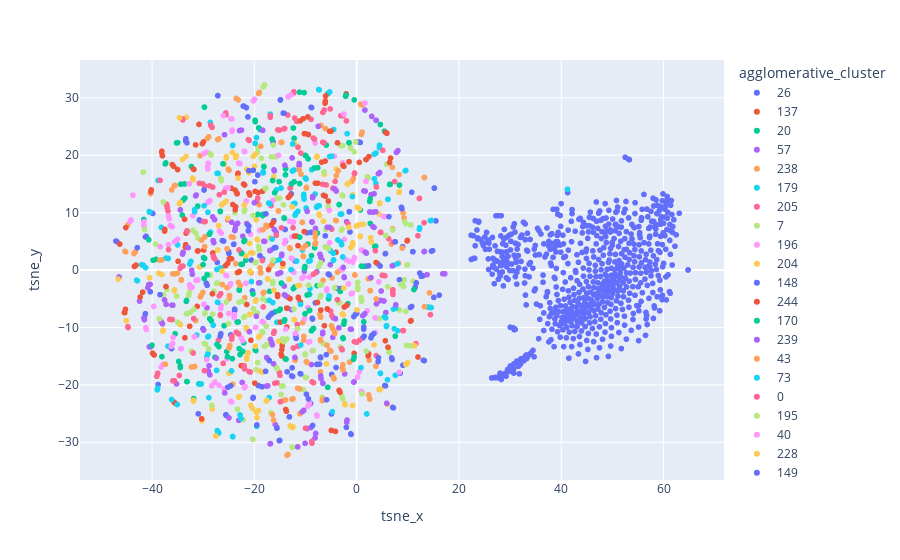

This figure's notebook cell:
### Code cell
fig = px.scatter(agglomerative_df, x="tsne_x", y="tsne_y", color='agglomerative_cluster', hover_data=["subreddit", 'agglomerative_cluster'])
fig.show()
